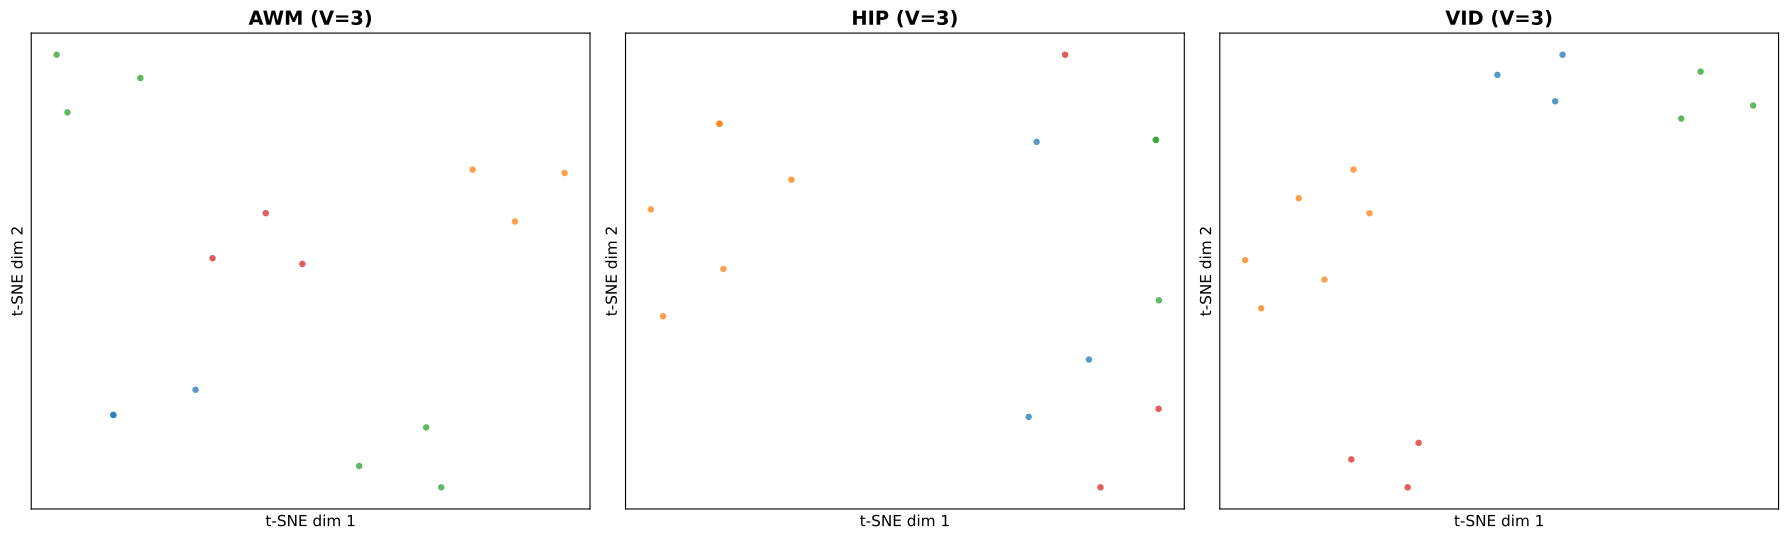

Recreate this plot in Python.
# %%
import json
from pathlib import Path
import numpy as np
import pandas as pd
import torch
import torch.nn.functional as F
import matplotlib.pyplot as plt
from sklearn.manifold import TSNE
from src.models import MICLRecommend
from src.utils import load, filling, round, inject_missingness
# %%
datasets = ['AWM', 'HIP', 'VID']
MICL_Backbone = 'DCN'
amount = None
train_ratio = 0.7
val_ratio = 0.1
root = Path(__file__).parents[0]
# %%
def _select_samples(test_df, sparse_features, dense_features, item_name, n, seed):
    feature_cols = sparse_features + dense_features
    na_mask = test_df[feature_cols].isna().any(axis=1)
    candidates = test_df[na_mask]
    if len(candidates) < n:
        print(f"  [warn] only {len(candidates)} samples contain missing values, less than n={n}.")
        n = len(candidates)
    rng = np.random.RandomState(seed)
    chosen_idx = rng.choice(candidates.index, size=n, replace=False)
    selected = candidates.loc[chosen_idx].reset_index(drop=True)
    selected['_sample_id'] = np.arange(len(selected))
    return selected
# %%
def _generate_mice_views(train_df, selected_df, sparse_features, item_name, mice_method, V, base_seed):
    feature_and_item_cols = [c for c in selected_df.columns if c != '_sample_id']
    sample_ids = selected_df['_sample_id'].values
    n_selected = len(selected_df)
    train_part = train_df[feature_and_item_cols].copy()
    selected_part = selected_df[feature_and_item_cols].copy()
    combined = pd.concat([train_part, selected_part], axis=0).reset_index(drop=True)
    views = []
    for v in range(V):
        view_seed = base_seed + 1000 + v
        filled, _ = filling(combined.copy(), method=mice_method, seed=view_seed)
        filled = round(filled, sparse_features, item_name=item_name)
        view_part = filled.iloc[-n_selected:].reset_index(drop=True)
        view_part['_sample_id'] = sample_ids
        view_part['_view_id'] = v
        views.append(view_part)
    return views
# %%
def _extract_projections(model, view_df, item_name):
    view_df = view_df.copy()
    df_for_input = view_df.drop(columns=['_sample_id', '_view_id'])
    df_mapped = model._mapping(df_for_input, fit_bool=False)
    if model.standard_bool:
        df_mapped = model._standardize(df_mapped, fit_bool=False)
    X = torch.tensor(df_mapped[model.user_name].values, dtype=torch.float32).to(model.device)
    model.model.eval()
    with torch.no_grad():
        logits, _ = model.model(X)
        logits = F.normalize(logits, dim=1).cpu().numpy()
    labels = df_mapped[item_name].values
    sample_ids = view_df['_sample_id'].values
    view_ids = view_df['_view_id'].values
    return logits, labels, sample_ids, view_ids
# %%
def _plot_tsne(axes_row, dataset_name, Z_2d, sample_ids, view_ids, labels, V):
    unique_labels = np.unique(labels)
    n_classes = len(unique_labels)
    if n_classes <= 10:
        cmap = plt.get_cmap('tab10')
    elif n_classes <= 20:
        cmap = plt.get_cmap('tab20')
    else:
        cmap = plt.get_cmap('hsv')
    color_map = {lab: cmap(i % cmap.N) for i, lab in enumerate(unique_labels)}
    ax = axes_row
    for lab in unique_labels:
        idx = np.where(labels == lab)[0]
        ax.scatter(
            Z_2d[idx, 0], Z_2d[idx, 1],
            c=[color_map[lab]],
            s=22,
            alpha=0.75,
            edgecolors='none',
            label=f'item {int(lab)}'
        )
    ax.set_title(f'{dataset_name} (V={V})', fontsize=14, fontweight='bold')
    ax.set_xlabel('t-SNE dim 1', fontsize=11)
    ax.set_ylabel('t-SNE dim 2', fontsize=11)
    ax.set_xticks([])
    ax.set_yticks([])
    ax.grid(False)
# %%
def run_semantic_diversity(n=50, V=3, seed=0, inject_ratio=0.0, output_path=None):
    fig, axes = plt.subplots(nrows=1, ncols=len(datasets), figsize=(6 * len(datasets), 5.5), squeeze=False)
    axes = axes[0]
    for col, data_type in enumerate(datasets):
        print(f"\n[{data_type}] loading data ...")
        train, valid, test, info = load(data_type, amount, train_ratio, val_ratio, is_dropna=False, seed=seed)
        item_name = info['item_name']
        sparse_features = info['sparse_features']
        dense_features = info['dense_features']
        if inject_ratio and inject_ratio > 0.0:
            print(f"[{data_type}] injecting extra missingness with ratio={inject_ratio} ...")
            train = inject_missingness(train, sparse_features, dense_features, ratio=inject_ratio, seed=seed)
            valid = inject_missingness(valid, sparse_features, dense_features, ratio=inject_ratio, seed=seed)
            test = inject_missingness(test, sparse_features, dense_features, ratio=inject_ratio, seed=seed)
        param_file = root / data_type / (MICL_Backbone + "_param.json")
        with open(param_file, 'r') as f:
            params = json.load(f)
        params['num_views'] = V
        print(f"[{data_type}] training MICLRec (backbone={MICL_Backbone}, seed={seed}, V={V}) ...")
        model = MICLRecommend(
            item_name, sparse_features, dense_features,
            seed=seed, k=3, backbone=MICL_Backbone, **params
        )
        model.fit(train.copy(), valid.copy())
        print(f"[{data_type}] selecting n={n} test samples with missing values ...")
        selected = _select_samples(test, sparse_features, dense_features, item_name, n=n, seed=seed)
        if len(selected) == 0:
            print(f"[{data_type}] no samples with missing values, skip.")
            continue
        print(f"[{data_type}] generating V={V} MICE views for selected samples ...")
        views = _generate_mice_views(
            train, selected, sparse_features, item_name,
            mice_method=model.kwargs['mice_method'], V=V, base_seed=seed
        )
        all_proj, all_labels, all_sids, all_vids = [], [], [], []
        for view_df in views:
            proj, labels, sids, vids = _extract_projections(model, view_df, item_name)
            all_proj.append(proj)
            all_labels.append(labels)
            all_sids.append(sids)
            all_vids.append(vids)
        Z = np.concatenate(all_proj, axis=0)
        labels_arr = np.concatenate(all_labels, axis=0)
        sample_ids = np.concatenate(all_sids, axis=0)
        view_ids = np.concatenate(all_vids, axis=0)
        print(f"[{data_type}] running t-SNE on Z of shape {Z.shape} ...")
        perplexity = max(5, min(30, (len(Z) - 1) // 3))
        tsne = TSNE(
            n_components=2,
            perplexity=perplexity,
            init='pca',
            metric='cosine',
            random_state=seed,
            learning_rate='auto'
        )
        Z_2d = tsne.fit_transform(Z)
        _plot_tsne(axes[col], data_type, Z_2d, sample_ids, view_ids, labels_arr, V)
    plt.tight_layout()
    if output_path is None:
        output_path = root / 'SemanticDiversity.pdf'
    plt.savefig(output_path, bbox_inches='tight')
    print(f"\nSaved figure to: {output_path}")
    plt.show()
# %%
if __name__ == "__main__":
    run_semantic_diversity(n=5, V=20, seed=0, inject_ratio=0.0)
